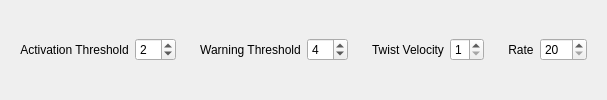
      <widget class="QWidget" name="widget_15" native="true">
       <layout class="QHBoxLayout" name="horizontalLayout_21">
        <item>
         <widget class="QWidget" name="auto_widget" native="true">
          <property name="sizePolicy">
           <sizepolicy hsizetype="Preferred" vsizetype="Preferred">
            <horstretch>1</horstretch>
            <verstretch>0</verstretch>
           </sizepolicy>
          </property>
          <layout class="QHBoxLayout" name="horizontalLayout_25">
           <item>
            <widget class="QLabel" name="label_27">
             <property name="text">
              <string>Activation Threshold</string>
             </property>
             <property name="alignment">
              <set>Qt::AlignCenter</set>
             </property>
            </widget>
           </item>
           <item>
            <widget class="QSpinBox" name="auto_spinbox">
             <property name="maximum">
              <number>10</number>
             </property>
             <property name="value">
              <number>2</number>
             </property>
            </widget>
           </item>
          </layout>
         </widget>
        </item>
        <item>
         <widget class="QWidget" name="warn_widget" native="true">
          <property name="sizePolicy">
           <sizepolicy hsizetype="Preferred" vsizetype="Preferred">
            <horstretch>1</horstretch>
            <verstretch>0</verstretch>
           </sizepolicy>
          </property>
          <layout class="QHBoxLayout" name="horizontalLayout_26">
           <item>
            <widget class="QLabel" name="label_26">
             <property name="text">
              <string>Warning Threshold</string>
             </property>
             <property name="alignment">
              <set>Qt::AlignCenter</set>
             </property>
            </widget>
           </item>
           <item>
            <widget class="QSpinBox" name="warn_spinbox">
             <property name="maximum">
              <number>15</number>
             </property>
             <property name="value">
              <number>4</number>
             </property>
            </widget>
           </item>
          </layout>
         </widget>
        </item>
        <item>
         <widget class="QWidget" name="widget_26" native="true">
          <property name="sizePolicy">
           <sizepolicy hsizetype="Preferred" vsizetype="Preferred">
            <horstretch>1</horstretch>
            <verstretch>0</verstretch>
           </sizepolicy>
          </property>
          <layout class="QHBoxLayout" name="horizontalLayout_27">
           <item>
            <widget class="QLabel" name="label_7">
             <property name="sizePolicy">
              <sizepolicy hsizetype="Preferred" vsizetype="Preferred">
               <horstretch>0</horstretch>
               <verstretch>0</verstretch>
              </sizepolicy>
             </property>
             <property name="text">
              <string>Twist Velocity</string>
             </property>
             <property name="alignment">
              <set>Qt::AlignCenter</set>
             </property>
            </widget>
           </item>
           <item>
            <widget class="QSpinBox" name="twist_spinbox">
             <property name="minimum">
              <number>1</number>
             </property>
             <property name="maximum">
              <number>5</number>
             </property>
             <property name="value">
              <number>1</number>
             </property>
            </widget>
           </item>
          </layout>
         </widget>
        </item>
        <item>
         <widget class="QWidget" name="widget_16" native="true">
          <property name="sizePolicy">
           <sizepolicy hsizetype="Preferred" vsizetype="Preferred">
            <horstretch>1</horstretch>
            <verstretch>0</verstretch>
           </sizepolicy>
          </property>
          <layout class="QHBoxLayout" name="horizontalLayout_30">
           <item>
            <widget class="QLabel" name="label_12">
             <property name="text">
              <string>Rate</string>
             </property>
             <property name="alignment">
              <set>Qt::AlignCenter</set>
             </property>
            </widget>
           </item>
           <item>
            <widget class="QSpinBox" name="rate_spinbox">
             <property name="minimum">
              <number>20</number>
             </property>
             <property name="maximum">
              <number>200</number>
             </property>
            </widget>
           </item>
          </layout>
         </widget>
        </item>
       </layout>
      </widget>
